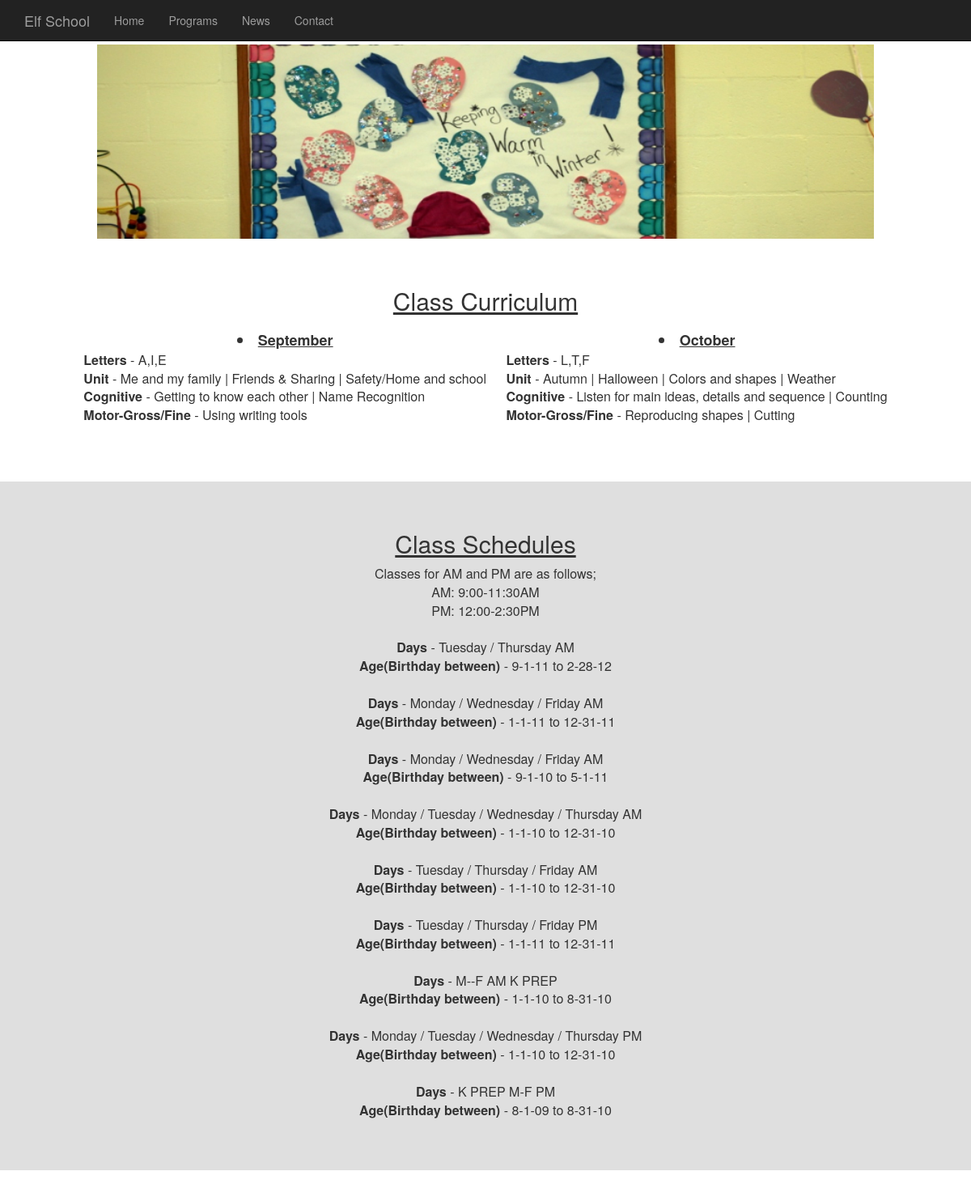
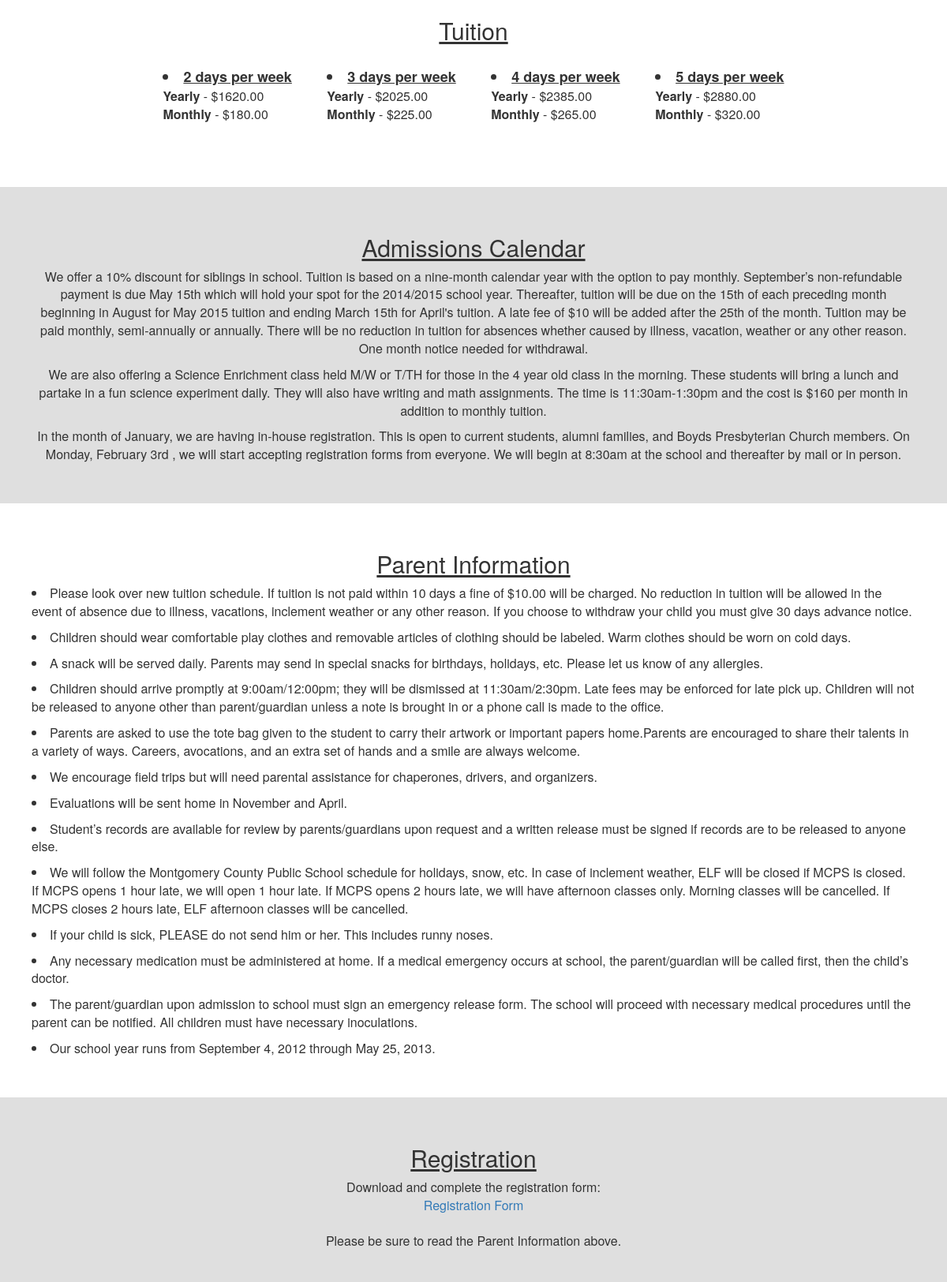
Screenshot of /programs/ with the database file from the repository (2 pictures, top to bottom).
### programs/models.py (models this page shows, shortened)
class Curriculum(models.Model):
	curriculum_month = models.CharField(max_length=15)
	curriculum_letters = models.CharField(max_length=26)
	curriculum_unit = models.TextField()
	curriculum_cognitive = models.TextField()
	curriculum_motor = models.TextField()

class Schedules(models.Model):
	schedules_day = models.TextField()
	schedules_age = models.TextField()

class Tuition(models.Model):
	tuition_schedule = models.TextField()
	tuition_yearly = models.TextField()
	tuition_monthly = models.TextField()

class AdmissionsCal(models.Model):
	admissionsCal_item = models.TextField()

class ParentInfo(models.Model):
	parentInfo_item = models.TextField()

### programs/views.py (the view)
# urls.py: urlpatterns = patterns('', url(r'^$', views.index, name='index'),
def index(request):
	context = { 'curriculum_':Curriculum.objects.all(),
				'schedules_':Schedules.objects.all(),
				'tuition_':Tuition.objects.all(),
				'admissionsCal_':AdmissionsCal.objects.all(),
				'parentInfo_':ParentInfo.objects.all(),
				}
	return render(request, 'programs_index.html', context)

### programs/templates/programs_index.html
{% extends 'base.html' %}
{% block picture_block %}
	<img src="/static/img/winter_bb2.jpg" alt="Programs" width="80%" style="margin:0px auto;display:block;padding-top:5px">
{% endblock %}
{% block body_block %}
	<section class="starter-template">
		<div class="container">
			<h2><u>Class Curriculum</u></h2>
			{% for each in curriculum_ %}
			<div style="display:inline-block;margin:10px;text-align:left">
				<dl>
					<dt style="text-align:center;font-size:18px"><li><u>{{ each.curriculum_month }}</u></li></dt>
					<dd><b>Letters</b> - {{ each.curriculum_letters }}</dd>
					<dd><b>Unit</b> - {{ each.curriculum_unit }}</dd>
					<dd><b>Cognitive</b> - {{ each.curriculum_cognitive }}</dd>
					<dd><b>Motor-Gross/Fine</b> - {{ each.curriculum_motor }}</dd>
				</dl>
			</div>
			{% endfor %}
		</div>
	</section>
	<section class="starter-template">
		<div class="container">
			<h2><u>Class Schedules</u></h2>
			Classes for AM and PM are as follows;<br>
			AM: 9:00-11:30AM<br>
			PM: 12:00-2:30PM<br><br>
			{% for each in schedules_ %}
				<div>
					<b>Days</b> - {{ each.schedules_day}}<br>
					<b>Age(Birthday between)</b> - {{ each.schedules_age }}
				</div><br>
			{% endfor %}
		</div>
	</section>
	<section class="starter-template">
		<div class="container">
			<h2><u>Tuition</u></h2>
			{% for each in tuition_ %}
				<div style="display:inline-block;margin:20px;text-align:left">
					<dl>
						<dt style="text-align:center;font-size:18px"><li><u>{{ each.tuition_schedule }}</u></li></dt>
						<dd><b>Yearly</b> - {{ each.tuition_yearly }}</dd>
						<dd><b>Monthly</b> - {{ each.tuition_monthly }}</dd>
					</dl>
				</div>
			{% endfor %}
		</div>
	</section>
	<section class="starter-template">
		<div class="container">
			<h2><u>Admissions Calendar</u></h2>
			{% for each in admissionsCal_ %}
				<div style="margin:10px">
					{{ each.admissionsCal_item }}
				</div>
			{% endfor %}
		</div>
	</section>
	<section class="starter-template">
		<div class="container">
			<h2><u>Parent Information</u></h2>
			{% for each in parentInfo_ %}
				<li style="text-align:left;margin:10px">{{ each.parentInfo_item }}</li>
			{% endfor %}
		</div>
	</section>
	<section class="starter-template">
		<div class="container">
			<h2><u>Registration</u></h2>
			Download and complete the registration form:<br>
			<a href="/static/docs/Registration_2014-2015.doc" target="_blank">Registration Form</a>
			<br><br>
			Please be sure to read the Parent Information above.
		</div>
	</section>
{% endblock %}

### static/templates/base.html (shortened to what this page needs)
<!DOCTYPE html>
{% load staticfiles %}
<html lang="en">
  <head>
    <link href="{% static 'css/bootstrap.min.css' %}" rel="stylesheet">
    <link href="{% static 'templates/css/starter-template.css' %}" rel="stylesheet">
  </head>
  <body>
    <nav class="navbar navbar-inverse navbar-fixed-top" role="navigation">
      <div class="container">
        <div class="navbar-header">
          <a class="navbar-brand" href="/home">Elf School</a>
        </div>
        <div id="navbar" class="collapse navbar-collapse">
          <ul class="nav navbar-nav">
            <li><a href="/home">Home</a></li>
            <li><a href="/programs">Programs</a></li>
            <li><a href="/news">News</a></li>
            <li><a href="/contact">Contact</a></li>
          </ul>
        </div>
      </div>
    </nav>
    {% block picture_block %}{% endblock %}
    {% block body_block %}{% endblock %}
  </body>
</html>

### static/templates/css/starter-template.css (style rules this page uses)
body { padding-top: 50px; }
.starter-template { padding: 40px 15px; text-align: center; font-size: 16px; }
.starter-template:nth-child(even) { background:#DFDFDF; }

### rows the page displays
Curriculum: curriculum_month "September", curriculum_letters "A,I,E", curriculum_unit "Me and my family | Friends & Sharing | Safety/Home and school", curriculum_cognitive "Getting to know each other | Name Recognition", curriculum_motor "Using writing tools"
Curriculum: curriculum_month "October", curriculum_letters "L,T,F", curriculum_unit "Autumn | Halloween | Colors and shapes | Weather", curriculum_cognitive "Listen for main ideas, details and sequence | Counting", curriculum_motor "Reproducing shapes | Cutting"
Schedules: schedules_day "Tuesday / Thursday AM", schedules_age "9-1-11 to 2-28-12"
Schedules: schedules_day "Monday / Wednesday / Friday AM", schedules_age "1-1-11 to 12-31-11"
Schedules: schedules_day "Monday / Wednesday / Friday AM", schedules_age "9-1-10 to 5-1-11"
Schedules: schedules_day "Monday / Tuesday / Wednesday / Thursday AM", schedules_age "1-1-10 to 12-31-10"
Schedules: schedules_day "Tuesday / Thursday / Friday AM", schedules_age "1-1-10 to 12-31-10"
Schedules: schedules_day "Tuesday / Thursday / Friday PM", schedules_age "1-1-11 to 12-31-11"
Schedules: schedules_day "M--F AM K PREP", schedules_age "1-1-10 to 8-31-10"
Schedules: schedules_day "Monday / Tuesday / Wednesday / Thursday PM", schedules_age "1-1-10 to 12-31-10"
Schedules: schedules_day "K PREP M-F PM", schedules_age "8-1-09 to 8-31-10"
Tuition: tuition_schedule "2 days per week", tuition_yearly "$1620.00", tuition_monthly "$180.00"
Tuition: tuition_schedule "3 days per week", tuition_yearly "$2025.00", tuition_monthly "$225.00"
Tuition: tuition_schedule "4 days per week", tuition_yearly "$2385.00", tuition_monthly "$265.00"
Tuition: tuition_schedule "5 days per week", tuition_yearly "$2880.00", tuition_monthly "$320.00"
AdmissionsCal: admissionsCal_item "We offer a 10% discount for siblings in school. Tuition is based on a nine-month calendar year with the option to pay monthly. September’s non-refundable payment is due May 15th which will hold your spot for the 2014/2015 school year. Thereafter, tuition will be due on the 15th of each preceding month beginning in August for May 2015 tuition and ending March 15th for April's tuition. A late fee of $10 will be added after the 25th of the month. Tuition may be paid monthly, semi-annually or annually. There will be no reduction in tuition for absences whether caused by illness, vacation, weather or any other reason. One month notice needed for withdrawal."
AdmissionsCal: admissionsCal_item "We are also offering a Science Enrichment class held M/W or T/TH for those in the 4 year old class in the morning. These students will bring a lunch and partake in a fun science experiment daily. They will also have writing and math assignments. The time is 11:30am-1:30pm and the cost is $160 per month in addition to monthly tuition."
AdmissionsCal: admissionsCal_item "In the month of January, we are having in-house registration. This is open to current students, alumni families, and Boyds Presbyterian Church members. On Monday, February 3rd , we will start accepting registration forms from everyone. We will begin at 8:30am at the school and thereafter by mail or in person."
ParentInfo: parentInfo_item "Please look over new tuition schedule. If tuition is not paid within 10 days a fine of $10.00 will be charged. No reduction in tuition will be allowed in the event of absence due to illness, vacations, inclement weather or any other reason. If you choose to withdraw your child you must give 30 days advance notice."
ParentInfo: parentInfo_item "Children should wear comfortable play clothes and removable articles of clothing should be labeled. Warm clothes should be worn on cold days."
ParentInfo: parentInfo_item "A snack will be served daily. Parents may send in special snacks for birthdays, holidays, etc. Please let us know of any allergies."
ParentInfo: parentInfo_item "Children should arrive promptly at 9:00am/12:00pm; they will be dismissed at 11:30am/2:30pm. Late fees may be enforced for late pick up. Children will not be released to anyone other than parent/guardian unless a note is brought in or a phone call is made to the office."
ParentInfo: parentInfo_item "Parents are asked to use the tote bag given to the student to carry their artwork or important papers home.Parents are encouraged to share their talents in a variety of ways. Careers, avocations, and an extra set of hands and a smile are always welcome."
ParentInfo: parentInfo_item "We encourage field trips but will need parental assistance for chaperones, drivers, and organizers."
ParentInfo: parentInfo_item "Evaluations will be sent home in November and April."
ParentInfo: parentInfo_item "Student’s records are available for review by parents/guardians upon request and a written release must be signed if records are to be released to anyone else."
ParentInfo: parentInfo_item "We will follow the Montgomery County Public School schedule for holidays, snow, etc. In case of inclement weather, ELF will be closed if MCPS is closed. If MCPS opens 1 hour late, we will open 1 hour late. If MCPS opens 2 hours late, we will have afternoon classes only. Morning classes will be cancelled. If MCPS closes 2 hours late, ELF afternoon classes will be cancelled."
ParentInfo: parentInfo_item "If your child is sick, PLEASE do not send him or her. This includes runny noses."
ParentInfo: parentInfo_item "Any necessary medication must be administered at home. If a medical emergency occurs at school, the parent/guardian will be called first, then the child’s doctor."
ParentInfo: parentInfo_item "The parent/guardian upon admission to school must sign an emergency release form. The school will proceed with necessary medical procedures until the parent can be notified. All children must have necessary inoculations."
ParentInfo: parentInfo_item "Our school year runs from September 4, 2012 through May 25, 2013."
